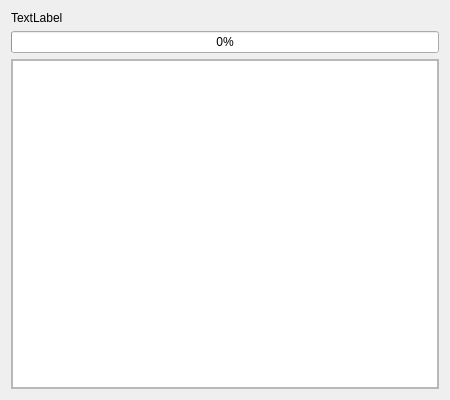
<?xml version="1.0" encoding="UTF-8"?>
<ui version="4.0">
 <class>Scheduler</class>
 <widget class="QDialog" name="Scheduler">
  <property name="geometry">
   <rect>
    <x>0</x>
    <y>0</y>
    <width>450</width>
    <height>400</height>
   </rect>
  </property>
  <property name="sizePolicy">
   <sizepolicy hsizetype="Fixed" vsizetype="Fixed">
    <horstretch>0</horstretch>
    <verstretch>0</verstretch>
   </sizepolicy>
  </property>
  <property name="minimumSize">
   <size>
    <width>450</width>
    <height>400</height>
   </size>
  </property>
  <property name="maximumSize">
   <size>
    <width>450</width>
    <height>400</height>
   </size>
  </property>
  <property name="windowTitle">
   <string>Dialog</string>
  </property>
  <layout class="QVBoxLayout" name="verticalLayout_2">
   <item>
    <widget class="QLabel" name="statusLabel">
     <property name="text">
      <string>TextLabel</string>
     </property>
    </widget>
   </item>
   <item>
    <widget class="QProgressBar" name="progressBar">
     <property name="value">
      <number>0</number>
     </property>
    </widget>
   </item>
   <item>
    <widget class="QScrollArea" name="scrollArea">
     <property name="widgetResizable">
      <bool>true</bool>
     </property>
     <widget class="QWidget" name="scrollAreaWidgetContents">
      <property name="geometry">
       <rect>
        <x>0</x>
        <y>0</y>
        <width>430</width>
        <height>326</height>
       </rect>
      </property>
      <layout class="QVBoxLayout" name="verticalLayout">
       <property name="spacing">
        <number>0</number>
       </property>
       <property name="leftMargin">
        <number>0</number>
       </property>
       <property name="topMargin">
        <number>0</number>
       </property>
       <property name="rightMargin">
        <number>0</number>
       </property>
       <property name="bottomMargin">
        <number>0</number>
       </property>
       <item>
        <widget class="QListWidget" name="history_log"/>
       </item>
      </layout>
     </widget>
    </widget>
   </item>
  </layout>
 </widget>
 <resources/>
 <connections/>
</ui>
